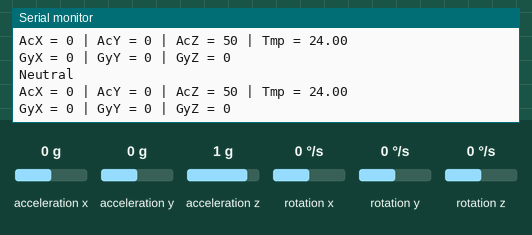
Recording of a sketch running on a simulated Arduino Mega 2560, built with avr-gcc and run on an emulated ATmega2560. Shown: the last lines printed to the serial monitor. Wiring (inferred from the names in the program): MPU-6050 motion sensor at I2C address 0x68. The test bench sets the inputs (shaded band); at power-on: acceleration y 0 g, acceleration z 1 g, acceleration x 0 g, rotation x 0 °/s, rotation y 0 °/s, rotation z 0 °/s.

Above: at 1.2 s.
1.3 s: acceleration y set to -0.8 g
At 1.8 s:
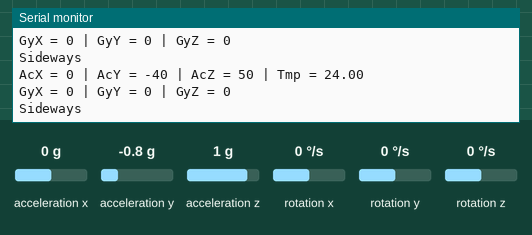
2.8 s: acceleration z set to -0.8 g
At 3.5 s:
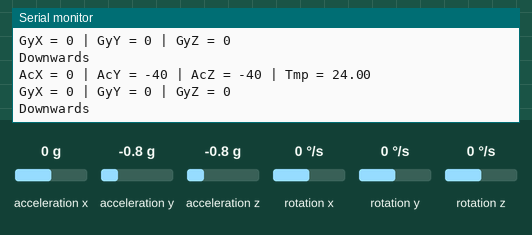
4.3 s: acceleration x set to -1.4 g
At 4.8 s:
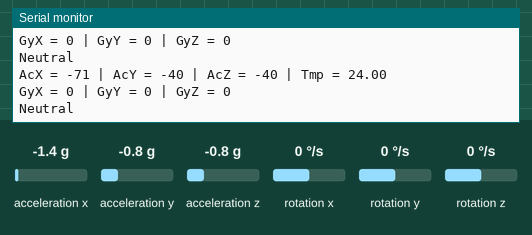
5.8 s: rotation x set to -192 °/s
At 6.6 s:
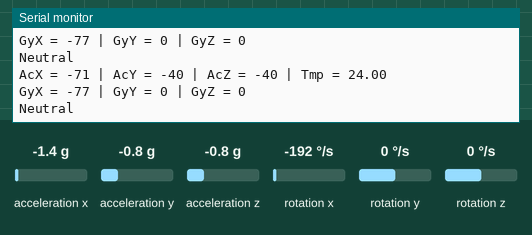
7.3 s: rotation y set to -192 °/s
At 8.1 s:
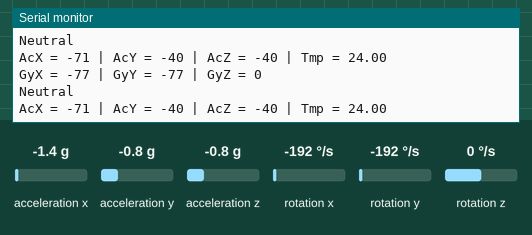

The sketch:

display-sensor-test.ino
```cpp
#include<Wire.h>
#define bluetooth Serial1

#define Upright_X 50
#define Upright_Y -5
#define Upright_Z 0
#define Sideways_X 14
#define Sideways_Y -39
#define Sideways_Z 30
#define Downwards_X 10
#define Downwards_Y -37
#define Downwards_Z -37
#define OFFSET 20

unsigned contactPin[] = {23, 22, 21, 12, 11, 10, 9, 8, 7, 6}; // Pick digital pins for contacts
unsigned flexSensorPin[] = {A6, A3, A2, A1, A0}; // Flex sensor analog pins
const int MPU_addr=0x68;  // I2C address of the MPU-6050
int16_t AcX,AcY,AcZ,Tmp,GyX,GyY,GyZ;  // Store the MPU data
int16_t AcX_SCALED, AcY_SCALED, AcZ_SCALED;
int flexValue[5];
unsigned i, j;  // Used for iterating

void setup(){
  Wire.begin();
  Wire.beginTransmission(MPU_addr);
  Wire.write(0x6B);  // PWR_MGMT_1 register
  Wire.write(0);     // set to zero (wakes up the MPU-6050)
  Wire.endTransmission(true);

  // Set all contact pins to INPUT
  for (i = 0; i < (sizeof(contactPin)/sizeof(int)); i++) {
    pinMode(contactPin[i], INPUT_PULLUP);
  }

  // Set all flex sensor pins to INPUT
  for (i = 0; i < (sizeof(flexSensorPin)/sizeof(int)); i++) {
    pinMode(flexSensorPin[i], INPUT_PULLUP);
  }

  Serial.begin(115200);  // Begin the serial monitor at 115200bps
  bluetooth.begin(115200);  // The Bluetooth Mate defaults to 115200bps
}

void loop(){
  // Request MPU motion data
  Wire.beginTransmission(MPU_addr);
  Wire.write(0x3B);  // starting with register 0x3B (ACCEL_XOUT_H)
  Wire.endTransmission(false);
  Wire.requestFrom(MPU_addr, 14, true);  // request a total of 14 registers

  // Read accelerometer/gyroscope data
  AcX = Wire.read() << 8 | Wire.read();  // 0x3B (ACCEL_XOUT_H) & 0x3C (ACCEL_XOUT_L)
  AcY = Wire.read() << 8 | Wire.read();  // 0x3D (ACCEL_YOUT_H) & 0x3E (ACCEL_YOUT_L)
  AcZ = Wire.read() << 8 | Wire.read();  // 0x3F (ACCEL_ZOUT_H) & 0x40 (ACCEL_ZOUT_L)
  Tmp = Wire.read() << 8 | Wire.read();  // 0x41 (TEMP_OUT_H) & 0x42 (TEMP_OUT_L)
  GyX = Wire.read() << 8 | Wire.read();  // 0x43 (GYRO_XOUT_H) & 0x44 (GYRO_XOUT_L)
  GyY = Wire.read() << 8 | Wire.read();  // 0x45 (GYRO_YOUT_H) & 0x46 (GYRO_YOUT_L)
  GyZ = Wire.read() << 8 | Wire.read();  // 0x47 (GYRO_ZOUT_H) & 0x48 (GYRO_ZOUT_L)

  AcX_SCALED = map(AcX, -32768, 32767, -100, 100);
  AcY_SCALED = map(AcY, -32768, 32767, -100, 100);
  AcZ_SCALED = map(AcZ, -32768, 32767, -100, 100);

  Serial.print("AcX = "); Serial.print(AcX_SCALED);
  Serial.print(" | AcY = "); Serial.print(AcY_SCALED);
  Serial.print(" | AcZ = "); Serial.print(AcZ_SCALED);
  Serial.print(" | Tmp = "); Serial.println(Tmp / 340.00 + 36.53);  //equation for temperature in degrees C from datasheet
  Serial.print("GyX = "); Serial.print(map(GyX, -32768, 32767, -100, 100));
  Serial.print(" | GyY = "); Serial.print(map(GyY, -32768, 32767, -100, 100));
  Serial.print(" | GyZ = "); Serial.println(map(GyZ, -32768, 32767, -100, 100));

  if (AcX_SCALED <= Upright_X + OFFSET && AcX_SCALED >= Upright_X - OFFSET
    && AcY_SCALED <= Upright_Y + OFFSET && AcY_SCALED >= Upright_Y - OFFSET
    && AcZ_SCALED <= Upright_Z + OFFSET && AcZ_SCALED >= Upright_Z - OFFSET)
    Serial.println("Upright");
  else if (AcX_SCALED <= Sideways_X + OFFSET && AcX_SCALED >= Sideways_X - OFFSET
    && AcY_SCALED <= Sideways_Y + OFFSET && AcY_SCALED >= Sideways_Y - OFFSET
    && AcZ_SCALED <= Sideways_Z + OFFSET && AcZ_SCALED >= Sideways_Z - OFFSET)
    Serial.println("Sideways");
  else if (AcX_SCALED <= Downwards_X + OFFSET && AcX_SCALED >= Downwards_X - OFFSET
    && AcY_SCALED <= Downwards_Y + OFFSET && AcY_SCALED >= Downwards_Y - OFFSET
    && AcZ_SCALED <= Downwards_Z + OFFSET && AcZ_SCALED >= Downwards_Z - OFFSET)
    Serial.println("Downwards");
  else
    Serial.println("Neutral");

/*

  Serial.println("Contact data:");

  // Write one pin as high and read from the others
  for (i = 0; i < (sizeof(contactPin)/sizeof(int)); i++) { // sizeOf returns number of bytes
    pinMode(contactPin[i], OUTPUT);
    digitalWrite(contactPin[i], LOW);

    // Used to allow pullup resistors to settle
    delayMicroseconds(50);

    for (j = 0; j < (sizeof(contactPin)/sizeof(int)); j++) {
      if ( i != j )
        Serial.print(digitalRead(contactPin[j]));
      else
        Serial.print("1");
      Serial.print("  ");
    }
    pinMode(contactPin[i], INPUT_PULLUP);
    Serial.println();
  }

  Serial.println("Flex data:");
  Serial.print("Thumb:");
  Serial.print("\t");
  Serial.print("Index:");
  Serial.print("\t");
  Serial.print("Middle:");
  Serial.print("\t");
  Serial.print("Ring:");
  Serial.print("\t");
  Serial.print("Pinky:");
  Serial.println("\t");

  for (i = 0; i < (sizeof(flexSensorPin)/sizeof(int)); i++) {
    flexValue[i] = analogRead(flexSensorPin[i]);
    Serial.print(flexValue[i]);
    Serial.print("\t");
  }

  Serial.println();

  if (flexValue[0] <= 460)
    Serial.print("Straight");
  else
    Serial.print("Bent");
  Serial.print("\t");

  if (flexValue[1] <= 460)
    Serial.print("Straight");
  else if (flexValue[1] <= 540)
    Serial.print("Curled");
  else
    Serial.print("Bent");
  Serial.print("\t");

  if (flexValue[2] <= 570)
    Serial.print("Straight");
  else
    Serial.print("Bent");

  Serial.print("\t");

  if (flexValue[3] <= 480)
    Serial.print("Straight");
  else
    Serial.print("Bent");

  if (flexValue[4] <= 500)
    Serial.print("Straight");
  else
    Serial.print("Bent");
      */

//  Serial.println();
  Serial.println();

  delay(10);
}
```

Measured:
- after the input at 1.3 s, the serial monitor: prints a new line at once (image 1)
- after the input at 2.8 s, the serial monitor: prints a new line at once (image 2)
- after the input at 4.3 s, the serial monitor: prints a new line at once (image 3)
- after the input at 5.8 s, the serial monitor: prints a new line at once (image 4)
- after the input at 7.3 s, the serial monitor: prints a new line at once (image 5)
